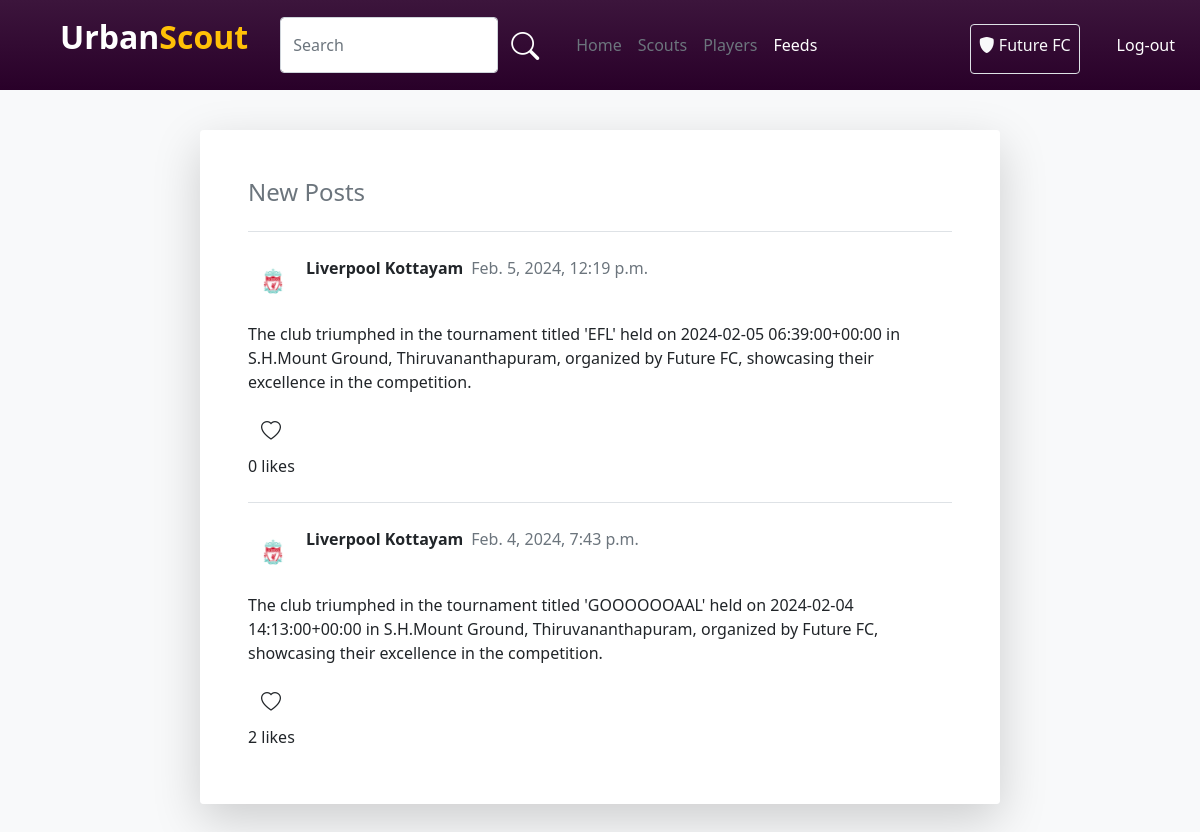
Before: /following_feeds (signed in) with the older database file.
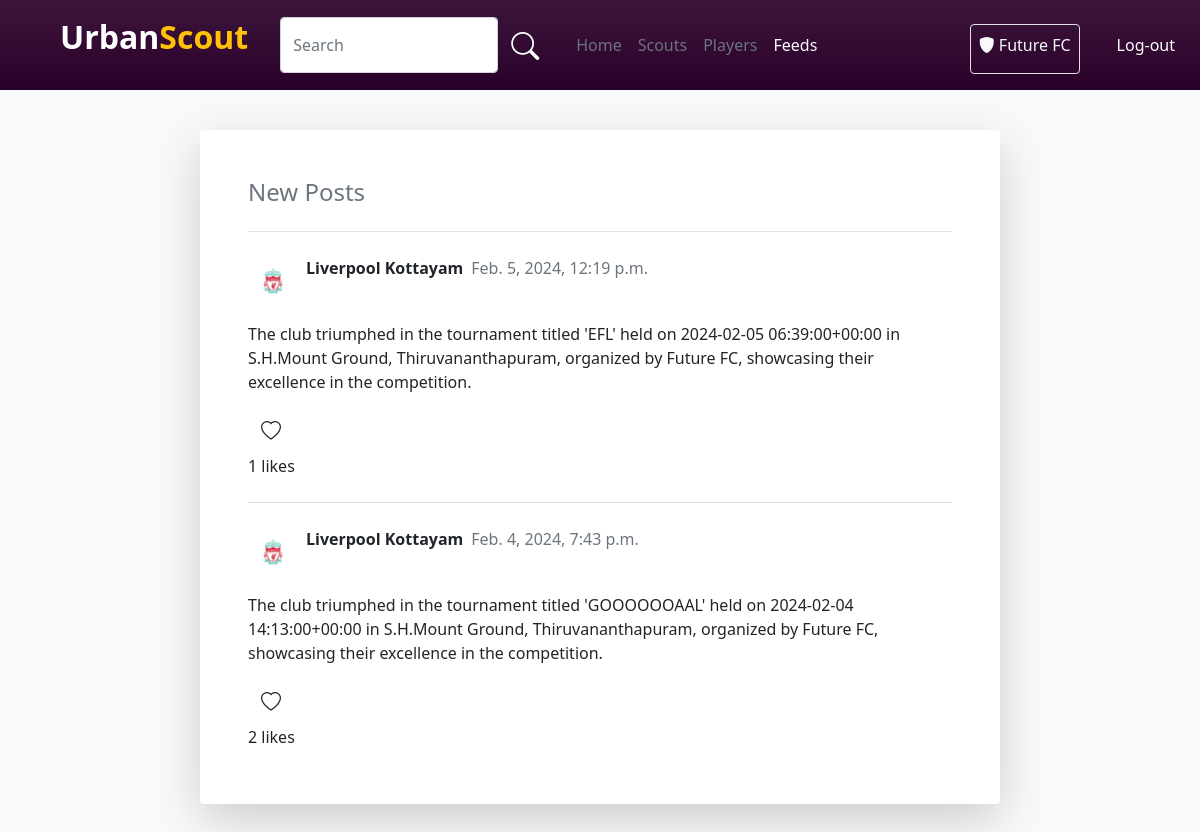
After: the same page with the newer database file.
### account/models.py (models this page shows)
class NewFeeds(models.Model):
    feed=models.CharField(max_length=200)
    img=models.ImageField(upload_to='pics',null=True)
    video = models.FileField(upload_to='pics',
    validators=[FileExtensionValidator(allowed_extensions=['MOV','avi','mp4','webm','mkv'])], null=True)
    user=models.ForeignKey(User,on_delete=models.CASCADE,related_name='newfeeds_as_user')
    datetime = models.DateTimeField(null=True)
    likes_cout=models.IntegerField(default=0)

class User(AbstractUser):
    username=models.CharField(max_length=32, blank=True, null=True)
    USERNAME_FIELD = 'email'
    email = models.EmailField(unique=True)
    img=models.ImageField(upload_to='pics',default='https://img.freepik.com/free-icon/man_318-677829.jpg',null=True)
    is_player=models.BooleanField('is_player',default=False)
    is_club=models.BooleanField('is_club',default=False)
    is_scout=models.BooleanField('is_scout',default=False)
    player_dob = models.DateField(("Date of Birth"), default=date.today, validators=[validate_dob])
    player_pos = models.CharField(("Position"),default='',max_length=30,choices=Pos_Choice)
    district = models.CharField(("District"),default='',max_length=20,choices=District_Choice)
    locality = models.CharField(("Locality"),default='',max_length=50,blank=True)
    player_foot = models.CharField(("Prefered Foot"),default='',max_length=10,choices=Foot_Choice)
    player_ability = models.IntegerField(("Ability"),default=0,choices=Ability_Choice)
    club_reputation = models.IntegerField(("Club Reputation"),default=0,choices=Ability_Choice)
    player_potential = models.IntegerField(("Potential"),default=0,choices=Ability_Choice)
    desc=models.CharField(("Description"),max_length=100, default='')
    club_name=models.CharField((("Club Name")),default='',max_length=30)
    scouted_by=models.CharField(max_length=30,default='')
    subscribed=models.BooleanField(default=False)
    phone = models.CharField(("Phone Number"), null=True, max_length=10, validators=[phone_number_validator])
    score=models.FloatField(default=0.0)
    REQUIRED_FIELDS = []

### account/views.py (the view)
# urls.py: path('following_feeds',views.following_feeds,name="following_feeds"),
def following_feeds(request):
    user = request.user
    following_users = following.objects.filter(following=user).values_list('followed_id', flat=True)
    feeds = NewFeeds.objects.filter(user__in=following_users).order_by('-datetime')
    context = {'feeds': feeds}
    return render(request, 'FollowingFeeds.html', context)

### template/FollowingFeeds.html (shortened to what the changed rows need)
{% load static %}
<!DOCTYPE html>
<html lang="en">
<head>
    <link rel="stylesheet" href="{% static 'style.css' %}">
    <link href="https://cdn.jsdelivr.net/npm/bootstrap@5.0.2/dist/css/bootstrap.min.css" rel="stylesheet"
>
    <link rel="stylesheet" href="https://cdn.jsdelivr.net/npm/bootstrap-icons@1.10.5/font/bootstrap-icons.css">
</head>
<body class="bg-light">
    <div class="d-flex flex-wrap justify-content-center mt-4">
        <div class="col-lg-8 col-12 player-feeds m-3 p-5 rounded bg-white shadow-lg">
            {% for j in feeds %}
            <div class="mt-4 border-top pt-4">
                <div class="d-flex">
                    <div class="feed-img">
                        <img class="w-100 rounded-circle" src={{j.user.img.url}} alt="">
                    </div>
                    <div class="ms-2 d-flex">
                        {% if j.user.is_club %}
                        <p class="fw-bold">
                            {{j.user.club_name}}
                        </p>
                        {% else %}
                        <p class="fw-bold">
                            {{j.user.first_name}} {{j.user.last_name}}
                        </p>
                        {% endif %}
                        <p class="ms-2 text-secondary">{{j.datetime}}</p>
                    </div>
                </div>
                <div class="">
                    <p>{{j.feed}}</p>
                    <div class="mt-2">
                        <button class="btn shadow-none like-button" data-feed-id="{{ j.id }}">
                            <i class="bi bi-heart fs-5"></i>
                        </button>
                        <p id="likes-count-{{ j.id }}">{{ j.likes_cout }} likes</p>
                    </div>
                </div>
            </div>
            {% endfor %}
        </div>
    </div>
    <div class="alan-btn"></div></body>
</body>
</html>

Changed rows visible on the page:
changed NewFeeds "Feb. 5, 2024, 12:19 p.m.": likes_cout "0" → "1"
